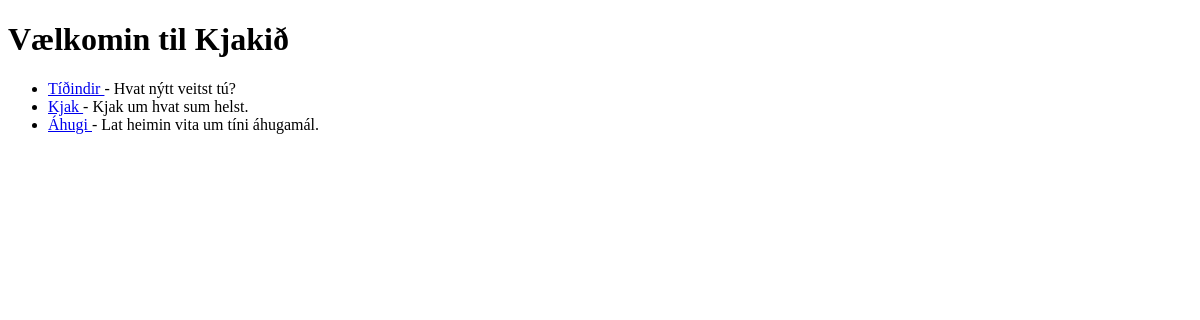
Before: / with the older database file.
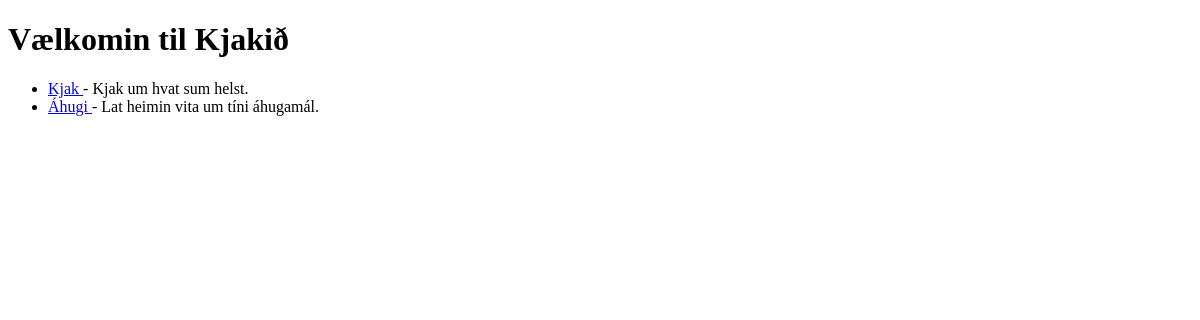
After: the same page with the newer database file.
### tables this page shows
CREATE TABLE IF NOT EXISTS `kjak_table` (
  `forum_id` int(11) NOT NULL,
  `forum_name` varchar(255) NOT NULL,
  `description` text DEFAULT NULL,
  `created_at` timestamp NOT NULL DEFAULT current_timestamp()
);

### www/index.php (the view, shortened to what this page needs)
<?php
include 'conn.php';
try {
    $sql = "SELECT forum_id, forum_name, description FROM kjak_table";
    $stmt = $pdo->prepare($sql);
    $stmt->execute();
    $forums = $stmt->fetchAll();
} catch (Exception $e) {
    die("Error: " . $e->getMessage());
}
?>
<!DOCTYPE html>
<html lang="en">
<head>
</head>
<body>
    <h1>Vælkomin til Kjakið</h1>
    <ul>
        <?php foreach ($forums as $forum): ?>
            <li>
                <a href="view_forum.php?forum_id=<?php echo htmlspecialchars($forum['forum_id']); ?>">
                    <?php echo htmlspecialchars($forum['forum_name']); ?>
                </a>
                - <?php echo htmlspecialchars($forum['description']); ?>
            </li>
        <?php endforeach; ?>
    </ul>
</body>
</html>

Changed rows visible on the page:
removed kjak_table: forum_name "Tíðindir", description "Hvat nýtt veitst tú?"
